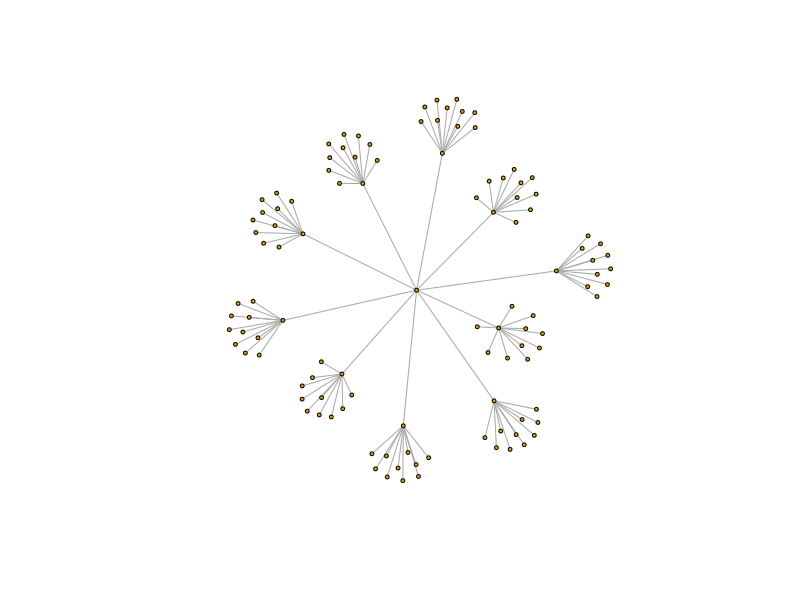
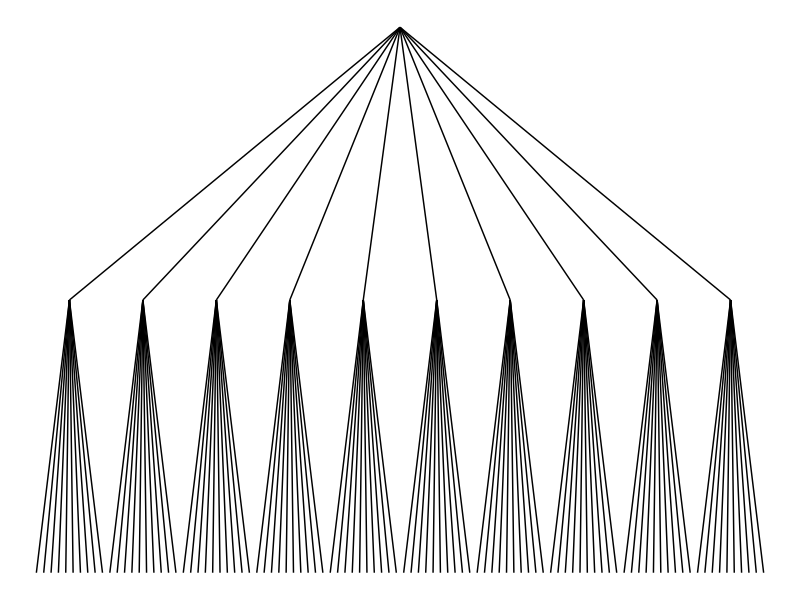
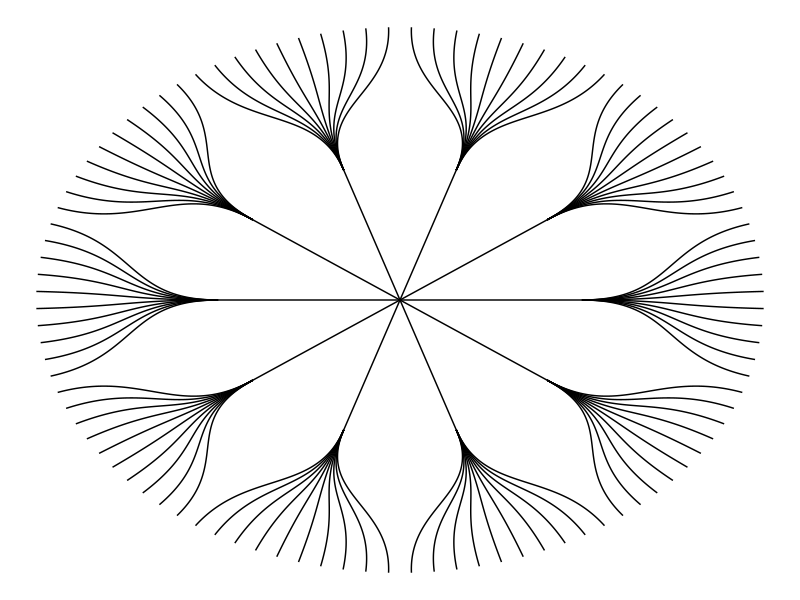

The R script that drew these images, in order:
# Libraries
library(ggraph)
library(igraph)

# create a data frame giving the hierarchical structure of your individuals. 
# Origin on top, then groups, then subgroups
d1 <- data.frame(from="origin", to=paste("group", seq(1,10), sep=""))
d2 <- data.frame(from=rep(d1$to, each=10), to=paste("subgroup", seq(1,100), sep="_"))
hierarchy <- rbind(d1, d2)

# create a vertices data.frame. One line per object of our hierarchy, giving features of nodes.
vertices <- data.frame(name = unique(c(as.character(hierarchy$from), as.character(hierarchy$to))) )

# Create a graph object with the igraph library
mygraph <- graph_from_data_frame( hierarchy, vertices=vertices )
# This is a network object, you visualize it as a network like shown in the network section!

# With igraph: 
plot(mygraph, vertex.label="", edge.arrow.size=0, vertex.size=2)

# With ggraph:
ggraph(mygraph, layout = 'dendrogram', circular = FALSE) + 
  geom_edge_link() +
  theme_void()

ggraph(mygraph, layout = 'dendrogram', circular = TRUE) + 
  geom_edge_diagonal() +
  theme_void()
